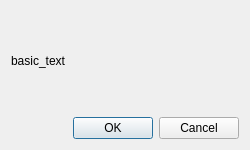
<?xml version="1.0" encoding="UTF-8"?>
<ui version="4.0">
 <class>DS_Delete</class>
 <widget class="QDialog" name="DS_Delete">
  <property name="geometry">
   <rect>
    <x>0</x>
    <y>0</y>
    <width>250</width>
    <height>150</height>
   </rect>
  </property>
  <property name="windowTitle">
   <string>Dialog</string>
  </property>
  <layout class="QVBoxLayout" name="verticalLayout">
   <item>
    <widget class="QLabel" name="label">
     <property name="text">
      <string>basic_text</string>
     </property>
    </widget>
   </item>
   <item>
    <widget class="QDialogButtonBox" name="buttonBox">
     <property name="orientation">
      <enum>Qt::Horizontal</enum>
     </property>
     <property name="standardButtons">
      <set>QDialogButtonBox::Cancel|QDialogButtonBox::Ok</set>
     </property>
    </widget>
   </item>
  </layout>
 </widget>
 <resources/>
 <connections>
  <connection>
   <sender>buttonBox</sender>
   <signal>accepted()</signal>
   <receiver>DS_Delete</receiver>
   <slot>accept()</slot>
   <hints>
    <hint type="sourcelabel">
     <x>248</x>
     <y>254</y>
    </hint>
    <hint type="destinationlabel">
     <x>157</x>
     <y>274</y>
    </hint>
   </hints>
  </connection>
  <connection>
   <sender>buttonBox</sender>
   <signal>rejected()</signal>
   <receiver>DS_Delete</receiver>
   <slot>reject()</slot>
   <hints>
    <hint type="sourcelabel">
     <x>316</x>
     <y>260</y>
    </hint>
    <hint type="destinationlabel">
     <x>286</x>
     <y>274</y>
    </hint>
   </hints>
  </connection>
 </connections>
</ui>
